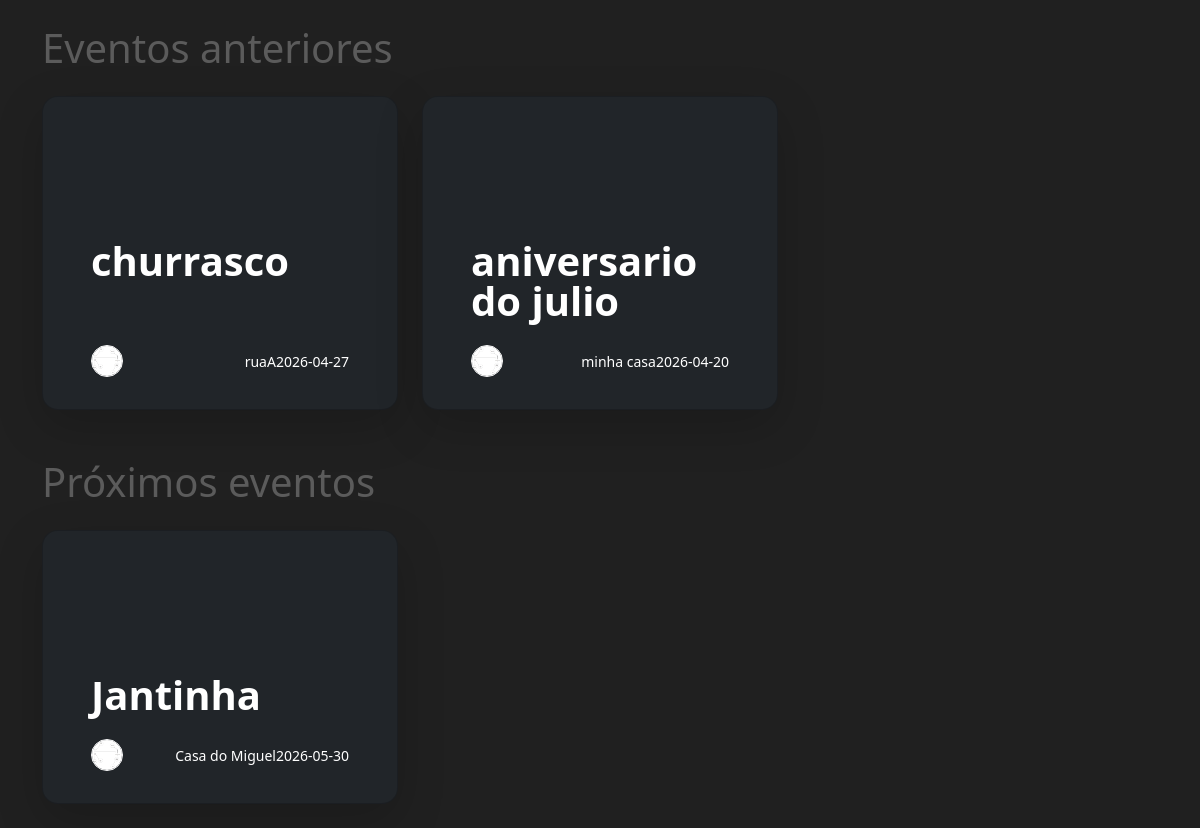
Page /meus-eventos (signed in) on the earlier database version.
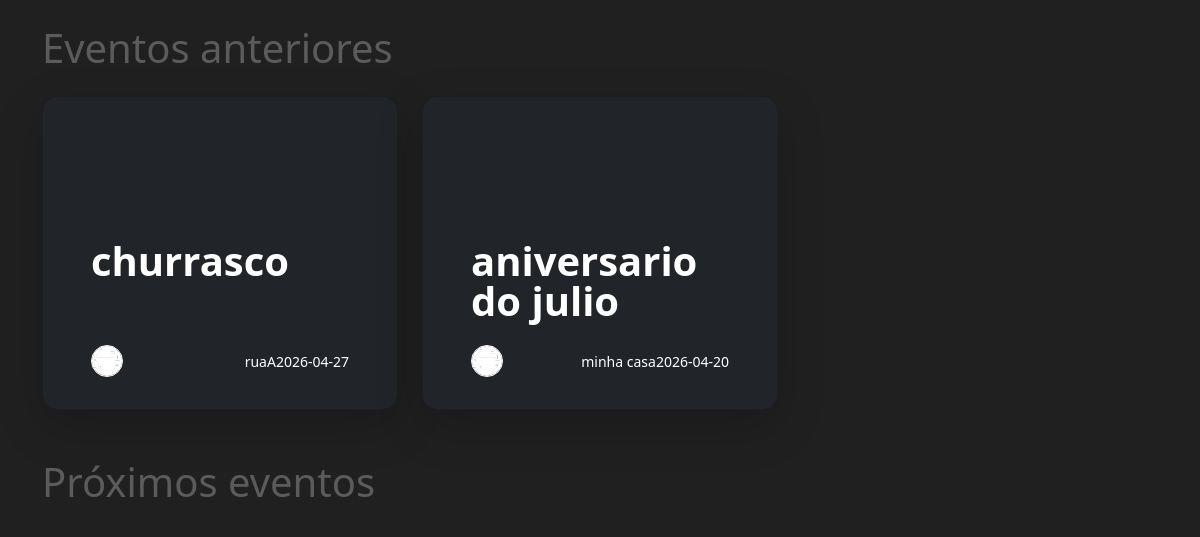
Same page on the later database version.
### tables this page shows
CREATE TABLE evento (
    id INTEGER PRIMARY KEY AUTOINCREMENT,
    id_administrador INTEGER NOT NULL,
	nome TEXT NOT NULL,
	local TEXT NOT NULL,
	data NUMERIC NOT NULL,
	hora NUMERIC NOT NULL,
	limite INTEGER NOT NULL,
    token TEXT NOT NULL,
	FOREIGN KEY (id_administrador) REFERENCES usuario (id)
);

### app.py (the view)
@srv.get("/meus-eventos")
@login_required
def get_meus_eventos():
    eventos = service.get_meus_eventos(fk.session["usuario_id"])
    return fk.render_template("events/all_events.html",
                               proximos_eventos=eventos["proximos"],
                               anteriores_eventos=eventos["anteriores"])

### app.py (called while the page is built)
def login_required(f):
    @wraps(f)
    def decorated(*args, **kwargs):
        if "usuario_id" not in fk.session:
            return fk.redirect("/login")
        return f(*args, **kwargs)
    return decorated

### conexao.py (called while the page is built)
def get_db_conexao():
    conn = sqlite3.connect('database.db', timeout=30, check_same_thread=False)
    try:
        conn.execute('PRAGMA journal_mode=WAL;')
    except Exception:
        pass
    return conn

### model.py (called while the page is built)
def get_eventos_usuario(usuario_id, data_corte, futuros=True):
    conn = c.get_db_conexao()
    cur = conn.cursor()
    operador = '>=' if futuros else '<'
    ordem = 'ASC' if futuros else 'DESC'
    cur.execute(f'''
        SELECT evento.*
        FROM evento
        JOIN lista ON evento.id = lista.evento_id
        WHERE lista.usuario_id = ? AND lista.status = 2 AND evento.data {operador} ?
        ORDER BY evento.data {ordem}
    ''', (usuario_id, data_corte))
    eventos = cur.fetchall()
    conn.close()
    return eventos

### service.py (called while the page is built)
def get_meus_eventos(usuario_id):
    from datetime import date
    data_hoje = date.today().isoformat()
    return {
        "proximos": md.get_eventos_usuario(usuario_id, data_hoje, futuros=True),
        "anteriores": md.get_eventos_usuario(usuario_id, data_hoje, futuros=False),
    }

### templates/events/all_events.html
<!DOCTYPE html>
<html lang="en">
<head>
    {% include 'partials/_head.html' %}
</head>
<body class="container py-4">
<h1 class="mb-4">Eventos anteriores</h1>
<div class="row g-4 mb-5">
{% for evento in anteriores_eventos %}
    <div class="col-lg-4 col-md-6 col-sm-12">
        <a href="/evento/{{ evento[7] }}" class="text-decoration-none">
            <div class="card card-cover h-100 overflow-hidden text-bg-dark rounded-4 shadow-lg"
                style="background-image: url('/static/img/{{ evento[8] }}'); background-size: cover; background-position: center;">
                <div class="d-flex flex-column h-100 p-5 pb-3 text-white text-shadow-1">
                    <h3 class="pt-5 mt-5 mb-4 display-6 lh-1 fw-bold">{{ evento[2] }}</h3>
                    <ul class="d-flex list-unstyled mt-auto align-items-center justify-content-between">
                        <li class="me-auto">
                            <img src="{{ url_for('static', filename='uploads/usuarios/' ~ evento[1] ~ '.png') }}"
                                width="32" height="32"
                                class="rounded-circle border border-white">
                        </li>
                        <li><small>{{ evento[3] }}</small></li>
                        <li><small>{{ evento[4] }}</small></li>
                    </ul>
                </div>
            </div>
        </a>
    </div>
{% endfor %}
</div>
<h1 class="mb-4">Próximos eventos</h1>
<div class="row g-4">
{% for evento in proximos_eventos %}
    <div class="col-lg-4 col-md-6 col-sm-12">
        <a href="/evento/{{ evento[7] }}" class="text-decoration-none">
            <div class="card card-cover h-100 overflow-hidden text-bg-dark rounded-4 shadow-lg"
                style="background-image: url('/static/img/{{ evento[8] }}'); background-size: cover; background-position: center;">
                <div class="d-flex flex-column h-100 p-5 pb-3 text-white text-shadow-1">
                    <h3 class="pt-5 mt-5 mb-4 display-6 lh-1 fw-bold">{{ evento[2] }}</h3>
                    <ul class="d-flex list-unstyled mt-auto align-items-center justify-content-between">
                        <li class="me-auto">
                            <img src="{{ url_for('static', filename='uploads/usuarios/' ~ evento[1] ~ '.png') }}"
                                width="32" height="32"
                                class="rounded-circle border border-white">
                        </li>
                        <li><small>{{ evento[3] }}</small></li>
                        <li><small>{{ evento[4] }}</small></li>
                    </ul>
                </div>
            </div>
        </a>
    </div>
{% endfor %}
</div>
</body>
</html>

### templates/partials/_head.html (shortened to what this page needs)
    <link rel="stylesheet" href="/static/style.css">

Differences in the rows shown:
removed evento: nome "Jantinha", local "Casa do Miguel", data "2026-05-30", shown under "Próximos eventos"
